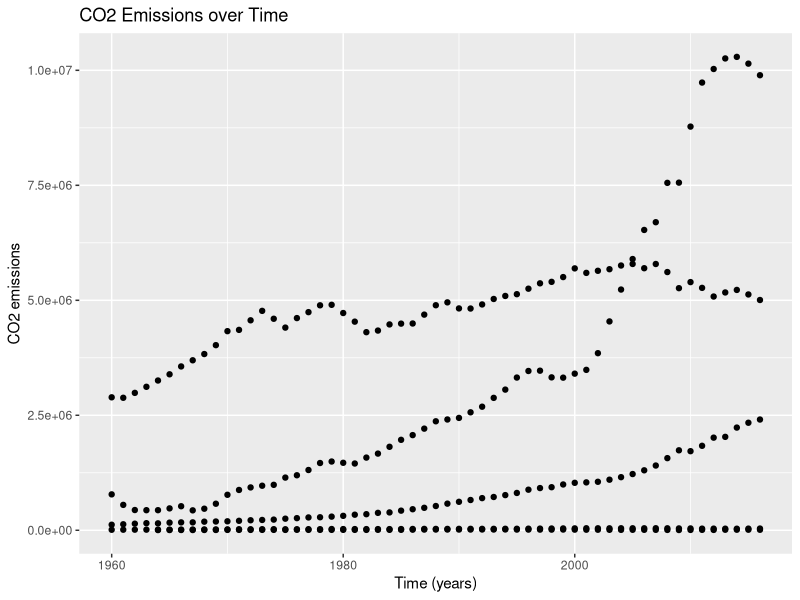
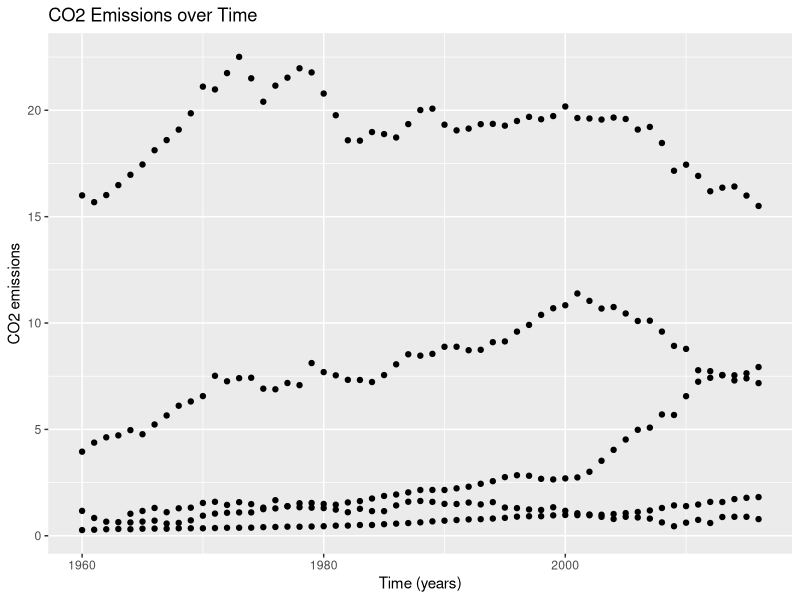
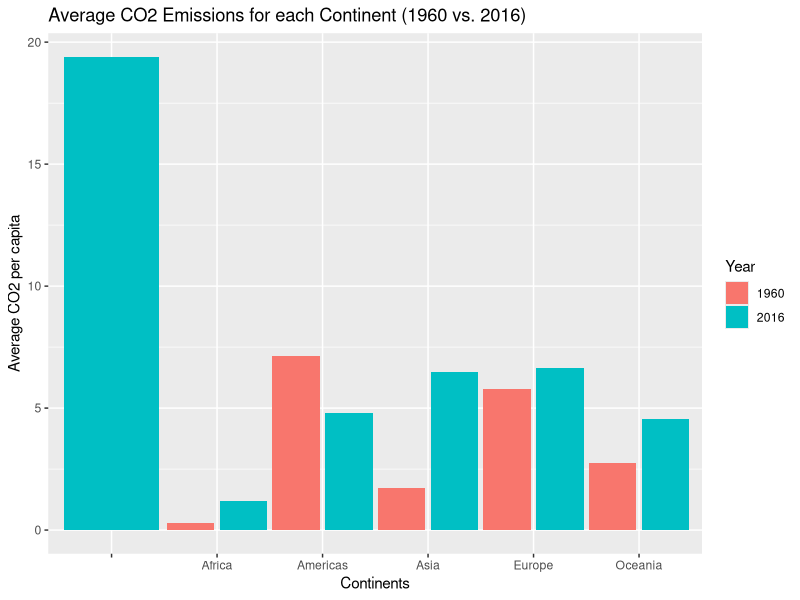
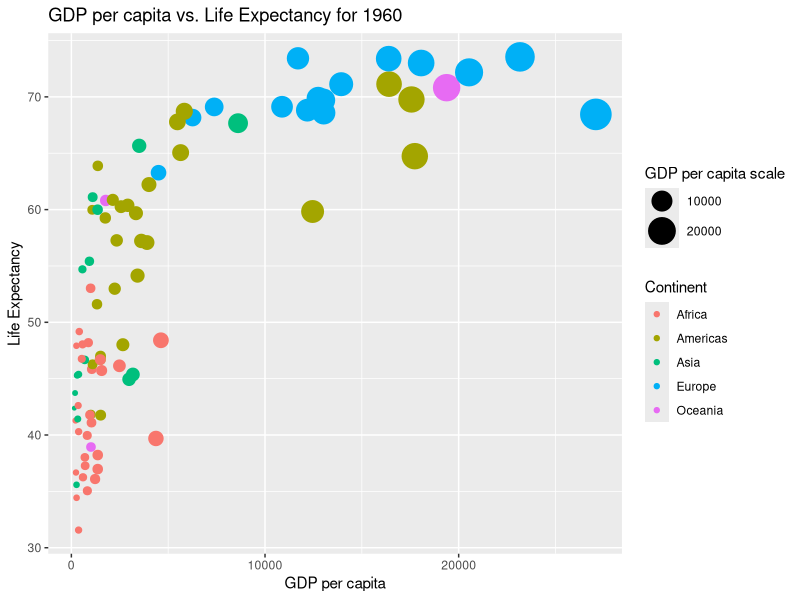
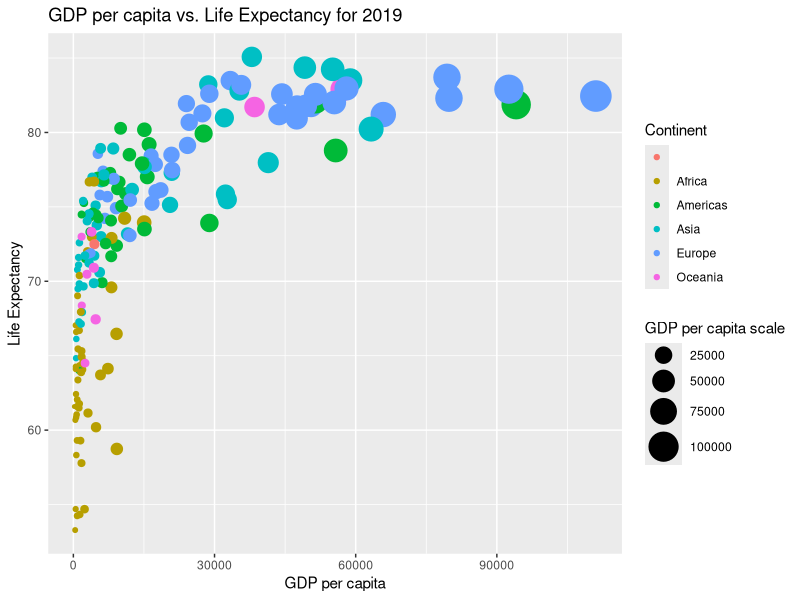
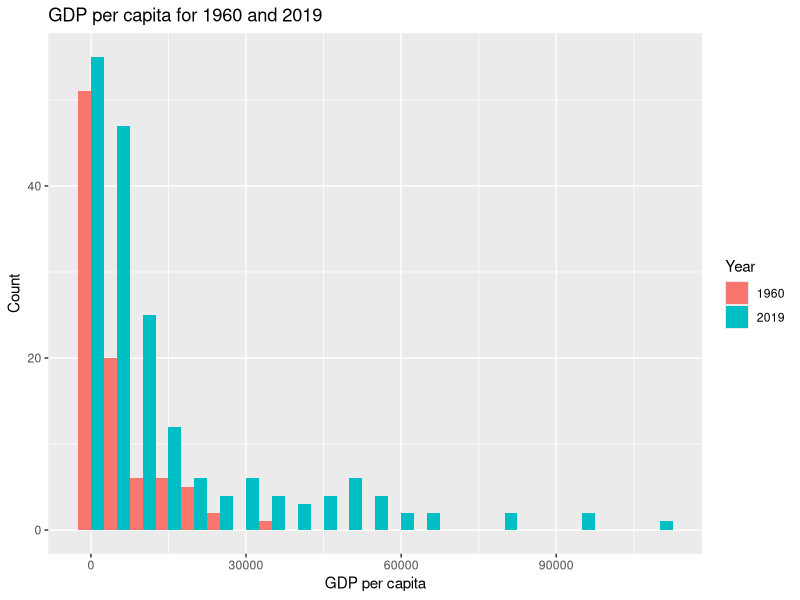

Write the R code that produced these figures, in order.
## ---- chunk 1
knitr::opts_chunk$set(echo = TRUE)
## ---- chunk 2
getwd()
library(tidyverse)
data <- read.delim("gapminder.csv")
## ---- chunk 3
data %>%
  dim()
## ---- chunk 4
data %>%
  sample_n(10)
## ---- chunk 5
data %>%
  distinct(iso3) %>%
  summarize(count = n())
## ---- chunk 6
data %>%
  distinct(iso2) %>%
  summarize(count = n())
## ---- chunk 7
data %>%
  distinct(name) %>%
  summarize(count = n())
## ---- chunk 8
data %>%
  group_by(iso2) %>%
  summarize(num = n_distinct(name)) %>%
  arrange(desc(num))
## ---- chunk 9
data %>%
  filter(nchar(iso3) > 3) %>%
  group_by(iso3) %>%
  summarize(num = n_distinct(name)) %>%
  arrange(desc(num)) 
## ---- chunk 10
data %>%
  filter(is.na(time) == FALSE) %>%
  summarize(max = max(time),
            min = min(time))
## ---- chunk 11
data %>%
  filter(is.na(co2) == TRUE) %>%
  group_by(time) %>%
  summarize(count = n())
## ---- chunk 12
data %>%
  filter(is.na(co2_PC) == TRUE) %>%
  group_by(time) %>%
  summarize(count = n()) 
## ---- chunk 13
data %>%
  filter(is.na(co2) == FALSE,
         name %in% c("United States of America", "India", "China", 
                     "Zimbabwe", "Ireland")) %>%
  ggplot() +
  geom_point(aes(x=time, y=co2)) +
  labs(title = "CO2 Emissions over Time",
      x = "Time (years)",
      y = "CO2 emissions")
## ---- chunk 14
data %>%
  filter(!is.na(co2_PC),!is.na(region),
         name %in% c("United States of America", "Ireland",
                     "Zimbabwe", "China", "India")) %>%
  ggplot() +
  geom_point(aes(x=time, y=co2_PC)) + 
  labs(title = "CO2 Emissions over Time",
      x = "Time (years)",
      y = "CO2 emissions")
## ---- chunk 15
mean_co2data <- data %>%
  filter(is.na(co2_PC) == FALSE,
         is.na(region) == FALSE) %>%
  group_by(time, region) %>%
  summarize(mean = mean(co2_PC))
mean_co2data
## ---- chunk 16
filtered <- mean_co2data %>%
  filter(time == 1960 | time == 2016)

filtered

  ggplot(filtered, aes(x= region, y = mean, fill = as.factor(time))) + 
  geom_bar(stat = "identity", position = position_dodge(width = 1)) + 
  labs(title = "Average CO2 Emissions for each Continent (1960 vs. 2016)", 
    x = "Continents", y = "Average CO2 per capita", fill = "Year")
## ---- chunk 17
co2_2016 <- data %>%
  filter(!is.na(co2_PC), 
         time == "2016") %>%
  select(name, region, co2_PC) 

co2_2016 %>%
  group_by(region) %>%
  arrange(desc(co2_PC))

co2_2016 %>%
  group_by(region) %>%
  arrange(co2_PC)
## ---- chunk 18
data %>%
  filter(is.na(GDP_PC) == FALSE, 
         time == "1960", 
         is.na(lifeExpectancy) == FALSE) %>%
  group_by(name) %>%
  ggplot() +
  geom_point(aes(GDP_PC, lifeExpectancy, size=GDP_PC, col=region)) +
  scale_size(range = c(1,10)) +
  labs(title = "GDP per capita vs. Life Expectancy for 1960",
         x = "GDP per capita", y = "Life Expectancy",
       size = "GDP per capita scale",
       color = "Continent")
## ---- chunk 19
data %>%
  filter(is.na(GDP_PC) == FALSE, !is.na(lifeExpectancy), !is.na(region),
         time == "2019") %>%
  group_by(name) %>%
  ggplot() +
  geom_point(aes(GDP_PC, lifeExpectancy, size=GDP_PC, col=region, 
                 na.rm = TRUE)) +
  scale_size(range = c(1,10)) +
  labs(title = "GDP per capita vs. Life Expectancy for 2019",
       x = "GDP per capita", y = "Life Expectancy",
       size = "GDP per capita scale",
       color = "Continent")
## ---- chunk 20
data %>%
  filter(time %in% c(1960, 2019),
         !is.na(lifeExpectancy), !is.na(region)) %>%
  group_by(region, time) %>%
  summarize(mean = mean(lifeExpectancy))
## ---- chunk 21
data %>%
  filter(!is.na(lifeExpectancy), !is.na(region)) %>%
  group_by(region) %>%
  mutate(growthrate = (lifeExpectancy / lag(lifeExpectancy))^(1/(time - lag(time)))) %>%
  summarize(avggrowthrate = mean(growthrate, na.rm = TRUE)) %>%
  arrange(avggrowthrate)
## ---- chunk 22
year1 <- 1960
gdp1960 <- data %>%
  filter(time == year1, !is.na(GDP_PC)) %>%
  select(name, GDP_PC)

year2 <- 2019
gdp2019 <- data %>%
  filter(time == year2, !is.na(GDP_PC)) %>%
  select(name, GDP_PC)

datacombined <- data.frame(
  time = c(rep(year1, nrow(gdp1960)), rep(year2, nrow(gdp2019))),
  gdppc = c(gdp1960[["GDP_PC"]], gdp2019[["GDP_PC"]])
)

datacombined %>%
  ggplot(aes(x=gdppc, fill = factor(time))) + 
  geom_histogram(binwidth = 5000, position = "dodge") +
  labs(x = "GDP per capita",
       y = "Count",
       title = "GDP per capita for 1960 and 2019") +
  scale_fill_discrete(name = "Year")
## ---- chunk 23
data %>%
  filter(time %in% c(1960),
         is.na(lifeExpectancy) == FALSE,
         is.na(name) == FALSE) %>%
  select(lifeExpectancy, name, time) %>%
  group_by(lifeExpectancy, time) %>%
  arrange(desc(rank(lifeExpectancy))) 
## ---- chunk 24
data %>%
  filter(time %in% c(2019),
         is.na(lifeExpectancy) == FALSE) %>%
  select(lifeExpectancy, name, time) %>%
  group_by(lifeExpectancy, time) %>%
  arrange(desc(rank(lifeExpectancy))) 
## ---- chunk 25
data %>%
  filter(time == "2019",
         is.na(lifeExpectancy) == FALSE, 
         !is.na(name)) %>%
  group_by(lifeExpectancy) %>%
  arrange(desc(rank(lifeExpectancy))) %>%
  select(lifeExpectancy, name, time)
## ---- chunk 26
data %>%
  filter(!is.na(time),
         !is.na(lifeExpectancy), !is.na(name)) %>%
  select(time, lifeExpectancy, name) %>%
  group_by(time) %>%
  mutate(rank = rank(lifeExpectancy),
         num = n_distinct(name),
         relativerank = rank / num) %>%
  filter(name == "United States of America", time == "2019")
